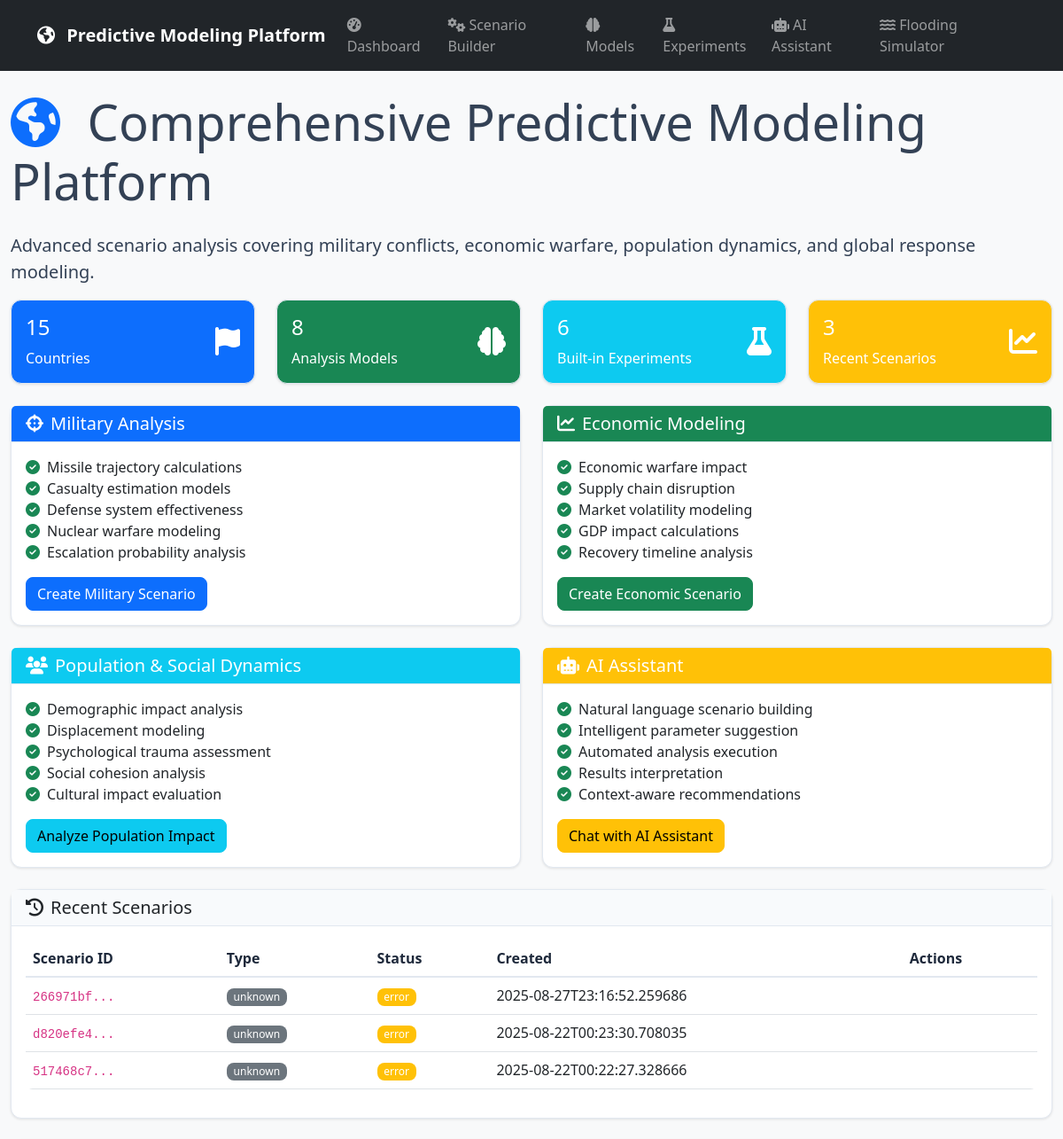
Before: / (upper part) with the older database file.
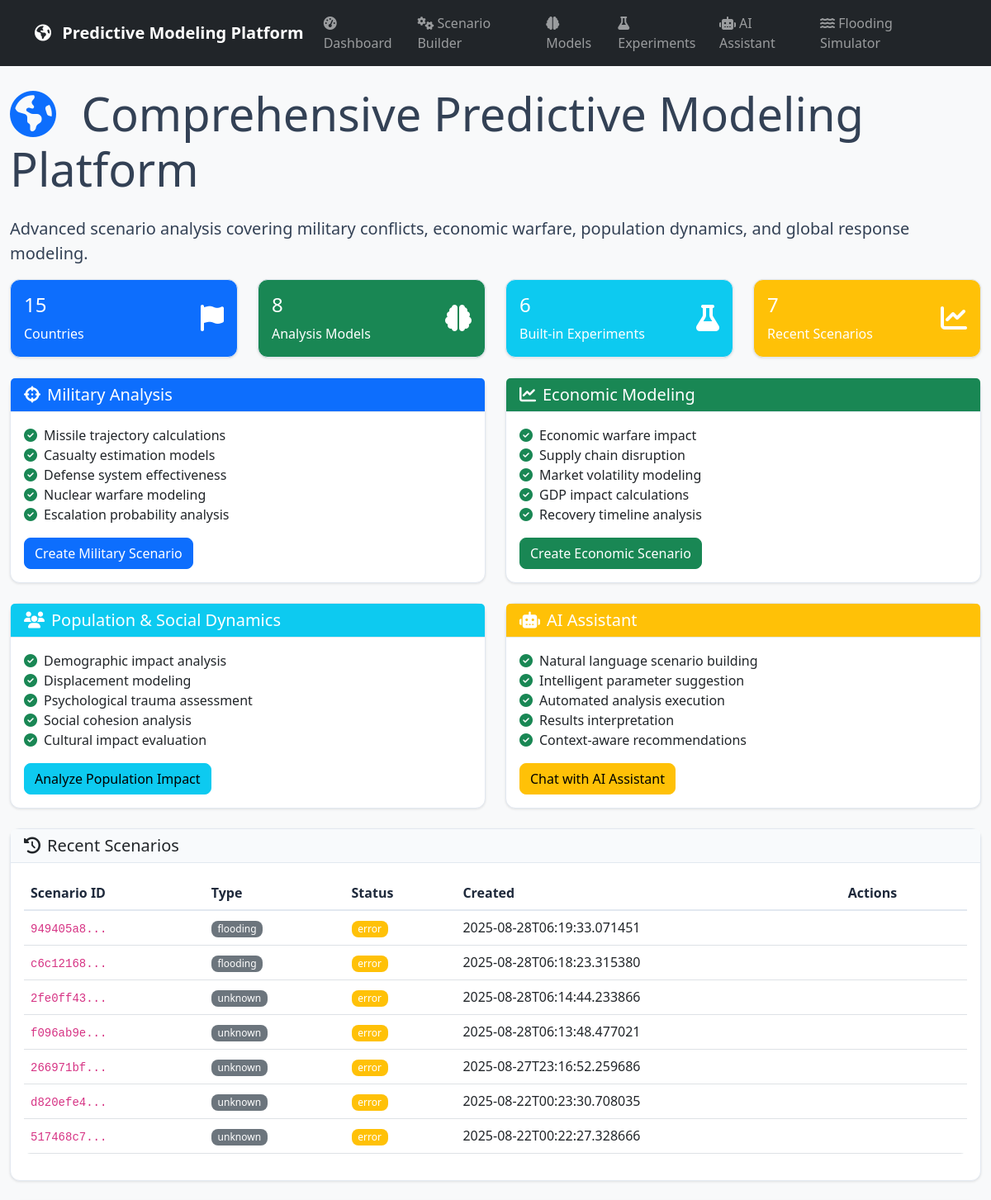
After: the same page with the newer database file.
### tables this page shows
CREATE TABLE scenarios (
    id TEXT PRIMARY KEY,
    name TEXT,
    description TEXT,
    config TEXT, -- JSON configuration
    status TEXT DEFAULT 'initialized',
    progress INTEGER DEFAULT 0,
    results TEXT, -- JSON results
    created_at TIMESTAMP DEFAULT CURRENT_TIMESTAMP,
    updated_at TIMESTAMP DEFAULT CURRENT_TIMESTAMP,
    completed_at TIMESTAMP
);

### app.py (the view)
@app.route('/')
def dashboard():
    try:
        conn = get_db()
        total_countries = conn.execute('SELECT COUNT(*) FROM countries').fetchone()[0]
        recent_scenarios = conn.execute(
            'SELECT id, config, status, created_at, completed_at FROM scenarios ORDER BY created_at DESC LIMIT 10'
        ).fetchall()
        formatted_scenarios = []
        for scenario in recent_scenarios:
            try:
                config = json.loads(scenario['config']) if scenario['config'] else {}
                formatted_scenarios.append({
                    'id': scenario['id'],
                    'name': config.get('name', f"Scenario {scenario['id'][:8]}"),
                    'type': config.get('type', 'unknown'),
                    'status': scenario['status'],
                    'created_at': scenario['created_at'],
                    'completed_at': scenario['completed_at']
                })
            except json.JSONDecodeError:
                continue
        conn.close()
        return render_template('dashboard.html',
                             total_countries=total_countries,
                             total_models=8,
                             recent_scenarios=formatted_scenarios)
    except Exception as e:
        error_msg = f"Dashboard error: {str(e)}"
        app.logger.error(error_msg)
        log_error_to_file(error_msg)
        flash('Error loading dashboard data', 'error')
        return render_template('dashboard.html',
                             total_countries=0,
                             total_models=8,
                             recent_scenarios=[])

### app.py (called while the page is built)
def get_db():
    conn = sqlite3.connect('comprehensive_analysis.db')
    conn.row_factory = sqlite3.Row
    return conn

### templates/dashboard.html (shortened to what this page needs)
{% extends "base.html" %}
{% block content %}
<div class="row">
    <div class="col-12">
        <h1 class="display-4 mb-4">
            <i class="fas fa-globe-americas text-primary me-3"></i>
            Comprehensive Predictive Modeling Platform
        </h1>
        <p class="lead">Advanced scenario analysis covering military conflicts, economic warfare, population dynamics, and global response modeling.</p>
    </div>
</div>
<div class="row mb-4">
    <div class="col-md-3">
        <div class="card bg-primary text-white">
            <div class="card-body">
                <div class="d-flex justify-content-between">
                    <div>
                        <h4>{{ total_countries }}</h4>
                        <p class="mb-0">Countries</p>
                    </div>
                    <div class="align-self-center">
                        <i class="fas fa-flag fa-2x"></i>
                    </div>
                </div>
            </div>
        </div>
    </div>
    <div class="col-md-3">
        <div class="card bg-success text-white">
            <div class="card-body">
                <div class="d-flex justify-content-between">
                    <div>
                        <h4>{{ total_models }}</h4>
                        <p class="mb-0">Analysis Models</p>
                    </div>
                    <div class="align-self-center">
                        <i class="fas fa-brain fa-2x"></i>
                    </div>
                </div>
            </div>
        </div>
    </div>
    <div class="col-md-3">
        <div class="card bg-info text-white">
            <div class="card-body">
                <div class="d-flex justify-content-between">
                    <div>
                        <h4>6</h4>
                        <p class="mb-0">Built-in Experiments</p>
                    </div>
                    <div class="align-self-center">
                        <i class="fas fa-flask fa-2x"></i>
                    </div>
                </div>
            </div>
        </div>
    </div>
    <div class="col-md-3">
        <div class="card bg-warning text-white">
            <div class="card-body">
                <div class="d-flex justify-content-between">
                    <div>
                        <h4>{{ recent_scenarios|length }}</h4>
                        <p class="mb-0">Recent Scenarios</p>
                    </div>
                    <div class="align-self-center">
                        <i class="fas fa-chart-line fa-2x"></i>
                    </div>
                </div>
            </div>
        </div>
    </div>
</div>
<div class="row mb-4">
    <div class="col-md-6">
        <div class="card h-100">
            <div class="card-header bg-primary text-white">
                <h5 class="mb-0"><i class="fas fa-crosshairs me-2"></i>Military Analysis</h5>
            </div>
            <div class="card-body">
                <ul class="list-unstyled">
                    <li><i class="fas fa-check-circle text-success me-2"></i>Missile trajectory calculations</li>
                    <li><i class="fas fa-check-circle text-success me-2"></i>Casualty estimation models</li>
                    <li><i class="fas fa-check-circle text-success me-2"></i>Defense system effectiveness</li>
                    <li><i class="fas fa-check-circle text-success me-2"></i>Nuclear warfare modeling</li>
                    <li><i class="fas fa-check-circle text-success me-2"></i>Escalation probability analysis</li>
                </ul>
                <a href="{{ url_for('scenario_builder') }}" class="btn btn-primary">Create Military Scenario</a>
            </div>
        </div>
    </div>
    <div class="col-md-6">
        <div class="card h-100">
            <div class="card-header bg-success text-white">
                <h5 class="mb-0"><i class="fas fa-chart-line me-2"></i>Economic Modeling</h5>
            </div>
            <div class="card-body">
                <ul class="list-unstyled">
                    <li><i class="fas fa-check-circle text-success me-2"></i>Economic warfare impact</li>
                    <li><i class="fas fa-check-circle text-success me-2"></i>Supply chain disruption</li>
                    <li><i class="fas fa-check-circle text-success me-2"></i>Market volatility modeling</li>
                    <li><i class="fas fa-check-circle text-success me-2"></i>GDP impact calculations</li>
                    <li><i class="fas fa-check-circle text-success me-2"></i>Recovery timeline analysis</li>
                </ul>
                <a href="{{ url_for('scenario_builder') }}" class="btn btn-success">Create Economic Scenario</a>
            </div>
        </div>
    </div>
</div>
<div class="row mb-4">
    <div class="col-md-6">
        <div class="card h-100">
            <div class="card-header bg-info text-white">
                <h5 class="mb-0"><i class="fas fa-users me-2"></i>Population & Social Dynamics</h5>
            </div>
            <div class="card-body">
                <ul class="list-unstyled">
                    <li><i class="fas fa-check-circle text-success me-2"></i>Demographic impact analysis</li>
                    <li><i class="fas fa-check-circle text-success me-2"></i>Displacement modeling</li>
                    <li><i class="fas fa-check-circle text-success me-2"></i>Psychological trauma assessment</li>
                    <li><i class="fas fa-check-circle text-success me-2"></i>Social cohesion analysis</li>
                    <li><i class="fas fa-check-circle text-success me-2"></i>Cultural impact evaluation</li>
                </ul>
                <a href="{{ url_for('scenario_builder') }}" class="btn btn-info">Analyze Population Impact</a>
            </div>
        </div>
    </div>
    <div class="col-md-6">
        <div class="card h-100">
            <div class="card-header bg-warning text-white">
                <h5 class="mb-0"><i class="fas fa-robot me-2"></i>AI Assistant</h5>
            </div>
            <div class="card-body">
                <ul class="list-unstyled">
                    <li><i class="fas fa-check-circle text-success me-2"></i>Natural language scenario building</li>
                    <li><i class="fas fa-check-circle text-success me-2"></i>Intelligent parameter suggestion</li>
                    <li><i class="fas fa-check-circle text-success me-2"></i>Automated analysis execution</li>
                    <li><i class="fas fa-check-circle text-success me-2"></i>Results interpretation</li>
                    <li><i class="fas fa-check-circle text-success me-2"></i>Context-aware recommendations</li>
                </ul>
                <a href="{{ url_for('ai_assistant_page') }}" class="btn btn-warning">Chat with AI Assistant</a>
            </div>
        </div>
    </div>
</div>
{% if recent_scenarios %}
<div class="row">
    <div class="col-12">
        <div class="card">
            <div class="card-header">
                <h5 class="mb-0"><i class="fas fa-history me-2"></i>Recent Scenarios</h5>
            </div>
            <div class="card-body">
                <div class="table-responsive">
                    <table class="table table-hover">
                        <thead>
                            <tr>
                                <th>Scenario ID</th>
                                <th>Type</th>
                                <th>Status</th>
                                <th>Created</th>
                                <th>Actions</th>
                            </tr>
                        </thead>
                        <tbody>
                            {% for scenario in recent_scenarios %}
                            <tr>
                                <td><code>{{ scenario.id[:8] }}...</code></td>
                                <td>
                                    <span class="badge bg-secondary">{{ scenario.type }}</span>
                                </td>
                                <td>
                                    {% if scenario.status == 'completed' %}
                                        <span class="badge bg-success">Completed</span>
                                    {% elif scenario.status == 'running' %}
                                        <span class="badge bg-primary">Running</span>
                                    {% else %}
                                        <span class="badge bg-warning">{{ scenario.status }}</span>
                                    {% endif %}
                                </td>
                                <td>{{ scenario.created_at }}</td>
                                <td>
                                </td>
                            </tr>
                            {% endfor %}
                        </tbody>
                    </table>
                </div>
            </div>
        </div>
    </div>
</div>
{% endif %}
{% endblock %}

### templates/base.html (shortened to what this page needs)
<!DOCTYPE html>
<html lang="en" dir="ltr">
<head>
    <link href="https://cdn.jsdelivr.net/npm/bootstrap@5.3.0/dist/css/bootstrap.min.css" rel="stylesheet">
    <link rel="stylesheet" href="https://cdnjs.cloudflare.com/ajax/libs/font-awesome/6.4.0/css/all.min.css">
    <link rel="stylesheet" href="{{ url_for('static', filename='css/main.css') }}">
</head>
<body class="bg-light">
    <nav class="navbar navbar-expand-lg navbar-dark bg-dark">
        <div class="container">
            <a class="navbar-brand" href="{{ url_for('dashboard') }}">
                <i class="fas fa-globe-americas me-2"></i>
                Predictive Modeling Platform
            </a>
            <div class="collapse navbar-collapse" id="navbarNav">
                <ul class="navbar-nav me-auto">
                    <li class="nav-item">
                        <a class="nav-link" href="{{ url_for('dashboard') }}">
                            <i class="fas fa-tachometer-alt me-1"></i>Dashboard
                        </a>
                    </li>
                    <li class="nav-item">
                        <a class="nav-link" href="{{ url_for('scenario_builder') }}">
                            <i class="fas fa-cogs me-1"></i>Scenario Builder
                        </a>
                    </li>
                    <li class="nav-item">
                        <a class="nav-link" href="{{ url_for('models_overview') }}">
                            <i class="fas fa-brain me-1"></i>Models
                        </a>
                    </li>
                    <li class="nav-item">
                        <a class="nav-link" href="{{ url_for('built_in_experiments') }}">
                            <i class="fas fa-flask me-1"></i>Experiments
                        </a>
                    </li>
                    <li class="nav-item">
                        <a class="nav-link" href="{{ url_for('ai_assistant_page') }}">
                            <i class="fas fa-robot me-1"></i>AI Assistant
                        </a>
                    </li>
                    <li>
                        <a class="nav-link" href="{{ url_for('flooding_simulator') }}">
                           <i class="fas fa-water"></i> Flooding Simulator
                        </a>
                    </li>
                </ul>
            </div>
        </div>
    </nav>
    <main class="container-fluid mt-4">
        {% block content %}{% endblock %}
    </main>
</body>
</html>

### static/css/main.css (style rules this page uses)
:root { --primary-color: #2563eb; --secondary-color: #64748b; --success-color: #059669; --danger-color: #dc2626; --warning-color: #d97706; --info-color: #0891b2; --dark-color: #1e293b; --light-color: #f8fafc; --border-color: #e2e8f0; --text-muted: #64748b; }
body { font-family: 'Segoe UI', Tahoma, Geneva, Verdana, sans-serif; background-color: var(--light-color); color: #334155; }
.navbar-brand { font-weight: 600; font-size: 1.25rem; }
.card { border: 1px solid var(--border-color); border-radius: 0.75rem; box-shadow: 0 1px 3px 0 rgba(0, 0, 0, 0.1); transition: box-shadow 0.2s ease-in-out; }
.card-header { background-color: #f8fafc; border-bottom: 1px solid var(--border-color); font-weight: 600; }
.btn { border-radius: 0.5rem; font-weight: 500; transition: all 0.2s ease-in-out; }
.badge { border-radius: 0.5rem; font-weight: 500; }
.table { border-radius: 0.5rem; overflow: hidden; }
.table thead th { border-bottom: 2px solid var(--border-color); font-weight: 600; color: var(--dark-color); }

Changed rows visible on the page:
added scenarios: id "949405a8", type "flooding", status "error", created_at "2025-08-28T06:19:33.071451"
added scenarios: id "c6c12168", type "flooding", status "error", created_at "2025-08-28T06:18:23.315380"
added scenarios: id "2fe0ff43", type "unknown", status "error", created_at "2025-08-28T06:14:44.233866"
added scenarios: id "f096ab9e", type "unknown", status "error", created_at "2025-08-28T06:13:48.477021"
Other visible differences:
{{ recent_scenarios|length }}: "3" → "7"
